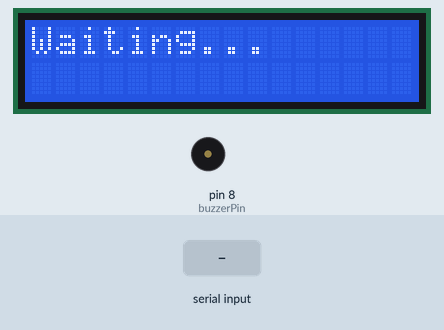
A sketch run on a simulated Arduino Uno, built with avr-gcc and run on an emulated ATmega328P. On the bench: 16×2 character LCD, buzzer (waves = sounding). The test bench sets the inputs (shaded band).

Above: at 1.2 s.
1.3 s: "NUM:90\n" received over Serial
At 1.38 s:
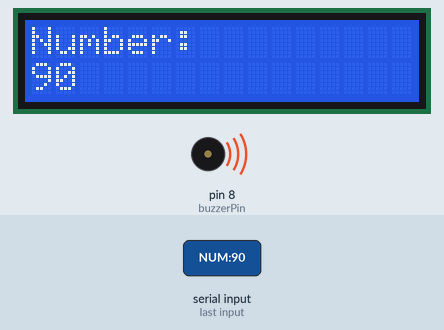
Timing chart, 0 to 9.2 s (numbered marks = the images above; inputs shaded):
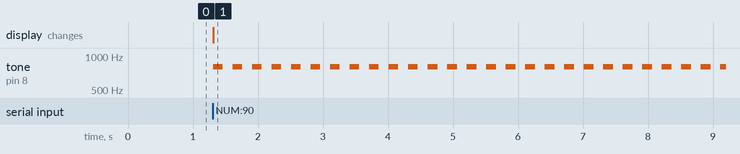

The sketch:

lcd_serial_buzzer.ino
```cpp
/*
  lcd_serial_buzzer.ino
  Arduino Uno R3 + 16x2 LCD + Active Buzzer
  Receives serial messages from Python (OpenCV gestures)
  "HI" -> display "Hi" + short beep
  "NUM:n" -> display number n + beep n times
*/

#include <LiquidCrystal.h>

// LCD pins: RS, E, D4, D5, D6, D7 (adjust if wired differently)
LiquidCrystal lcd(12, 11, 5, 4, 3, 2);

// Buzzer pin (digital)
const int buzzerPin = 8;

String inputString = "";   // Incoming serial message
bool newMessage = false;

void setup() {
  lcd.begin(16, 2);
  Serial.begin(9600);

  pinMode(buzzerPin, OUTPUT);

  lcd.clear();
  lcd.print("Waiting...");
}

void loop() {
  // Read incoming serial
  while (Serial.available()) {
    char c = Serial.read();
    if (c == '\n') {
      newMessage = true;
      break;
    } else {
      inputString += c;
    }
  }

  // Process new message
  if (newMessage) {
    lcd.clear();

    if (inputString == "HI") {
      lcd.setCursor(0, 0);
      lcd.print("Hi!");

      // Short beep
      tone(buzzerPin, 1000); // 1 kHz tone
      delay(200);
      noTone(buzzerPin);
    }
    else if (inputString.startsWith("NUM:")) {
      int num = inputString.substring(4).toInt();
      lcd.setCursor(0, 0);
      lcd.print("Number:");
      lcd.setCursor(0, 1);
      lcd.print(num);

      // Beep num times
      for (int i = 0; i < num; i++) {
        tone(buzzerPin, 800); // 800 Hz tone
        delay(150);
        noTone(buzzerPin);
        delay(150);
      }
    }
    else {
      lcd.setCursor(0, 0);
      lcd.print("Unknown:");
      lcd.setCursor(0, 1);
      lcd.print(inputString);
    }

    // Reset for next message
    inputString = "";
    newMessage = false;
  }
}
```

Measured:
- after the input at 1.3 s, tone on pin 8 (buzzerPin): alternates 800 Hz for 0.15 s and silent for 0.15 s, starting at once; the display: changes at once (image 1)
